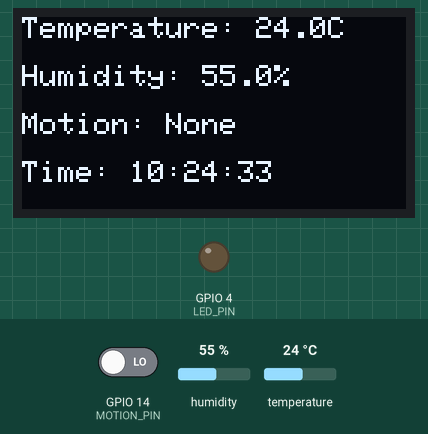
Simulated run of this sketch. Board: ESP32. On the bench: 128×64 one-colour display, output pins drawn as LEDs (lit = HIGH). Inputs (shaded band) come from the test bench; at power-on: GPIO 14 (MOTION_PIN) LOW, humidity 55 %, temperature 24 °C. WiFi joins after 1.5 s; servers stay silent unless stated; the display library's start-up logo is not drawn; network time is answered at once with the bench clock; uploads are accepted with an empty reply; the local clock reads 2024-03-15 10:24:30 at power-on unless the sketch sets it; what the sketch prints to the serial monitor is not drawn.

Above: at 3.7 s.
3.8 s: GPIO 14 (MOTION_PIN) driven HIGH
At 6.5 s:
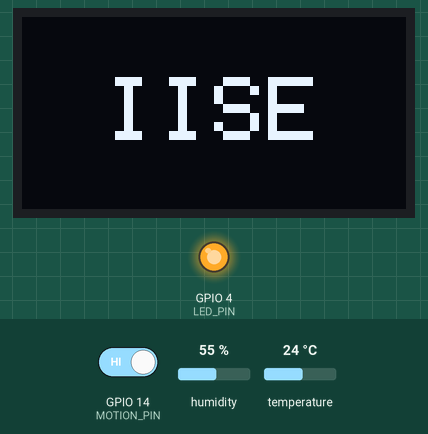
9.7 s: GPIO 14 (MOTION_PIN) driven LOW
At 10.7 s:
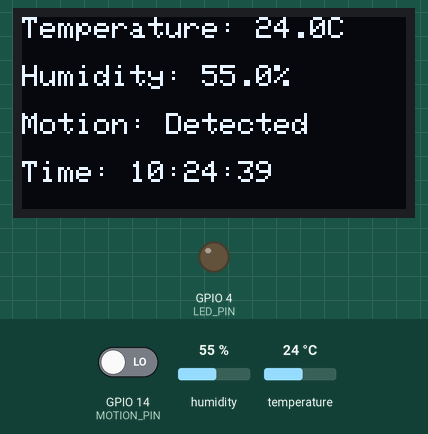
15.6 s: humidity set to 22 %
At 21.4 s:
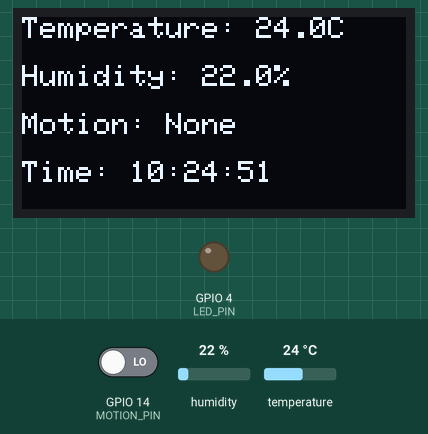
21.5 s: temperature set to 12 °C
At 27.3 s:
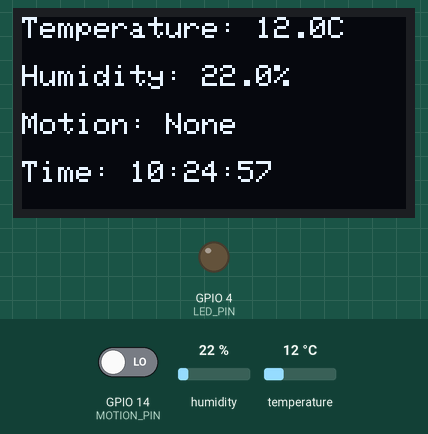
27.4 s: humidity set to 40 %
At 33.2 s:
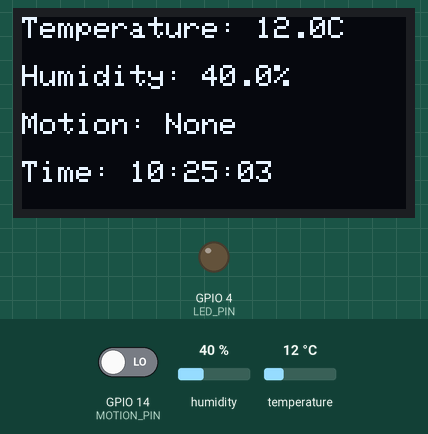
33.3 s: temperature set to 19 °C
At 39.9 s:
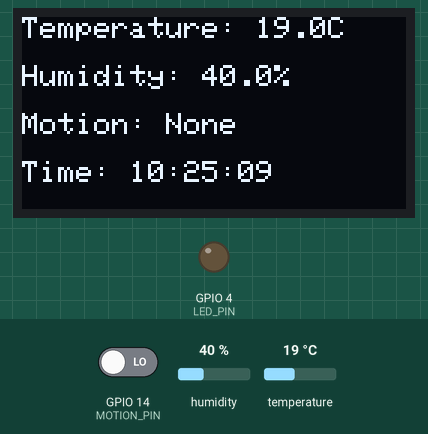
Timing chart, 0 to 40.2 s (numbered marks = the images above; inputs shaded):
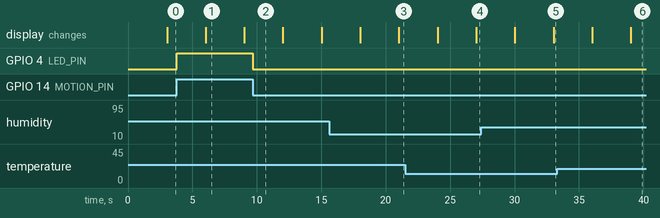

Measured:
- after the input at 3.8 s, GPIO 4 (LED_PIN): LOW → HIGH at once
- after the input at 9.7 s, GPIO 4 (LED_PIN): HIGH → LOW at once
- what the display in image 1 shows lasts 3.0 s, from 6.0 s to 9.0 s

The sketch:

esp32.ino
```cpp
#include <WiFi.h>
#include <HTTPClient.h>
#include <ArduinoJson.h>
#include <NTPClient.h>
#include <WiFiUdp.h>
#include <DHT.h>
#include <Wire.h>
#include <Adafruit_GFX.h>
#include <Adafruit_SSD1306.h>


// OLED Display Configuration
#define SCREEN_WIDTH 128
#define SCREEN_HEIGHT 64
#define OLED_RESET -1
#define SCREEN_ADDRESS 0x3C


// WiFi credentials
const char* ssid = "wifi";
const char* password = "1234567890";


// Server configuration
const char* serverName = "IP/api/send-data";
const char* device_id = "NodeMCU001";


// Pin Configuration
#define DHTPIN 26
#define DHTTYPE DHT22
#define MOTION_PIN 14
#define LED_PIN 4


// Display timing
unsigned long previousMillis = 0;
const long interval = 3000;  // 3 seconds
bool showLogo = true;


// Initialize objects
DHT dht(DHTPIN, DHTTYPE);
WiFiUDP ntpUDP;
NTPClient timeClient(ntpUDP, "pool.ntp.org");
Adafruit_SSD1306 display(SCREEN_WIDTH, SCREEN_HEIGHT, &Wire, OLED_RESET);


void setup() {
  Serial.begin(115200);
  pinMode(MOTION_PIN, INPUT);
  pinMode(LED_PIN, OUTPUT);

  dht.begin();
  setupDisplay();
  setupWiFi();

  timeClient.begin();
  timeClient.setTimeOffset(0);
}


void loop() {
  unsigned long currentMillis = millis();
  float temperature = dht.readTemperature();
  float humidity = dht.readHumidity();
  bool motionDetected = digitalRead(MOTION_PIN) == HIGH;
  digitalWrite(LED_PIN, motionDetected);


  // Switch display every 3 seconds
  if (currentMillis - previousMillis >= interval) {
    previousMillis = currentMillis;
    showLogo = !showLogo;  // Toggle between screens

    if (showLogo) {
      displayLogo();
    } else {
      displaySensorData(temperature, humidity, motionDetected);
    }
  }


  // Send data every 10 seconds
  static unsigned long lastDataSend = 0;
  if (currentMillis - lastDataSend >= 10000) {
    lastDataSend = currentMillis;
    if (!isnan(temperature) && !isnan(humidity)) {
      sendSensorData(temperature, humidity, motionDetected);
    }
  }
}


void setupDisplay() {
  if (!display.begin(SSD1306_SWITCHCAPVCC, SCREEN_ADDRESS)) {
    Serial.println(F("SSD1306 allocation failed"));
    return;
  }
  display.display();
  delay(1000);
  display.clearDisplay();
  display.setTextColor(SSD1306_WHITE);
}


void displayLogo() {
  display.clearDisplay();

  // Draw IISE in center
  display.setTextSize(3);
  display.setTextColor(SSD1306_WHITE);

  // Calculate center position for "IISE"
  int16_t x1, y1;
  uint16_t w, h;
  display.getTextBounds("IISE", 0, 0, &x1, &y1, &w, &h);
  int x = (SCREEN_WIDTH - w) / 2;
  int y = (SCREEN_HEIGHT - h) / 2;

  display.setCursor(x, y);
  display.println("IISE");

  display.display();
}


void displaySensorData(float temp, float humidity, bool motion) {
  display.clearDisplay();
  display.setTextSize(1);

  // Temperature
  display.setCursor(0, 0);
  display.print("Temperature: ");
  if (!isnan(temp)) {
    display.print(temp, 1);
    display.println("C");
  } else {
    display.println("Error");
  }

  // Humidity
  display.setCursor(0, 16);
  display.print("Humidity: ");
  if (!isnan(humidity)) {
    display.print(humidity, 1);
    display.println("%");
  } else {
    display.println("Error");
  }

  // Motion Status
  display.setCursor(0, 32);
  display.print("Motion: ");
  display.println(motion ? "Detected" : "None");

  // Time
  display.setCursor(0, 48);
  timeClient.update();
  display.print("Time: ");
  display.println(timeClient.getFormattedTime());

  display.display();
}


void setupWiFi() {
  WiFi.begin(ssid, password);
  Serial.print("Connecting to WiFi");

  while (WiFi.status() != WL_CONNECTED) {
    delay(500);
    Serial.print(".");
  }

  Serial.println("\nConnected to WiFi");
}


void sendSensorData(float temp, float humidity, bool motion) {
  if (WiFi.status() == WL_CONNECTED) {
    HTTPClient http;
    http.begin(serverName);
    http.addHeader("Content-Type", "application/json");

    StaticJsonDocument<200> doc;
    doc["device_id"] = device_id;
    doc["temperature"] = temp;
    doc["humidity"] = humidity;
    doc["movement"] = motion ? "true" : "false";

    String timestamp = timeClient.getFormattedTime();
    doc["timestamp"] = timestamp;

    String jsonString;
    serializeJson(doc, jsonString);

    int httpResponseCode = http.POST(jsonString);
    if (httpResponseCode > 0) {
      Serial.printf("HTTP Response code: %d\n", httpResponseCode);
    } else {
      Serial.printf("Error code: %d\n", httpResponseCode);
    }

    http.end();
  }
}
```
